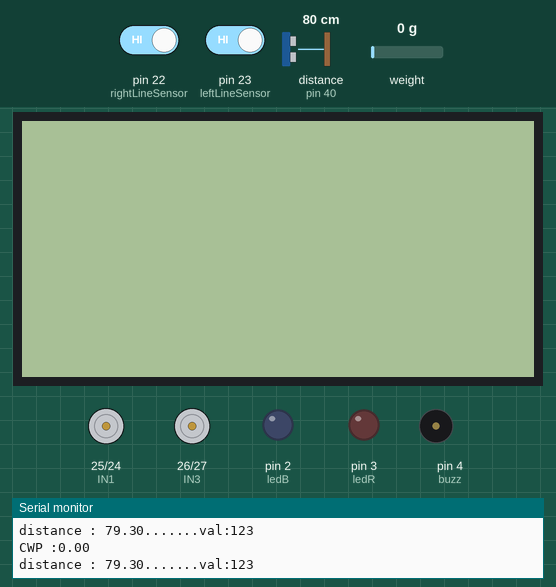
The sketch below on a simulated Arduino Mega 2560, built with avr-gcc and run on an emulated ATmega2560. On the bench: 128×64 one-colour display, motor-driver pin pairs drawn as motors (green arrow = first pin HIGH = forward, orange = second pin HIGH = backward, longer = more drive, scaled by the enable pin), output pins drawn as LEDs (lit = HIGH), buzzer (waves = sounding, pin HIGH), the last lines printed to the serial monitor. Wiring (inferred from the names in the program): ultrasonic range finder: trigger pin 42; echo pin 40. The test bench sets the inputs (shaded band); at power-on: distance to the obstacle (sensor on pin 40) 80 cm, pin 22 (rightLineSensor) HIGH, pin 23 (leftLineSensor) HIGH, weight on the scale 0 g. The echo pulse lasts 58.3 µs per cm; pins used as bus, display or sensor lines are not drawn.

Above: at 3.3 s.
3.4 s: distance to the obstacle (sensor on pin 40) set to 12 cm
4.9 s: distance to the obstacle (sensor on pin 40) set to 9 cm
At 5.6 s:
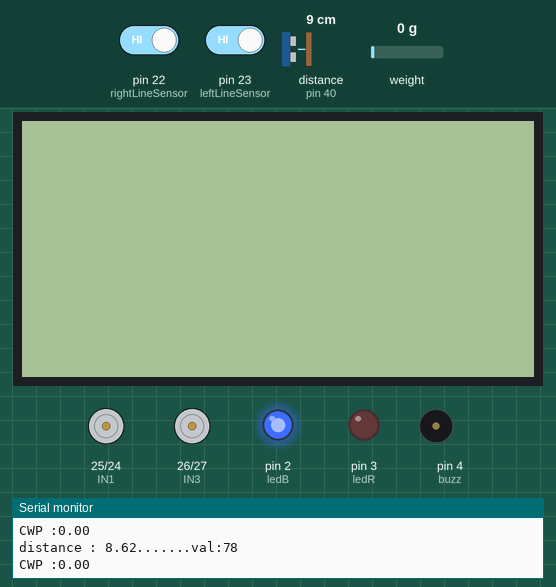
6.6 s: pin 22 (rightLineSensor) driven LOW
At 7.6 s:
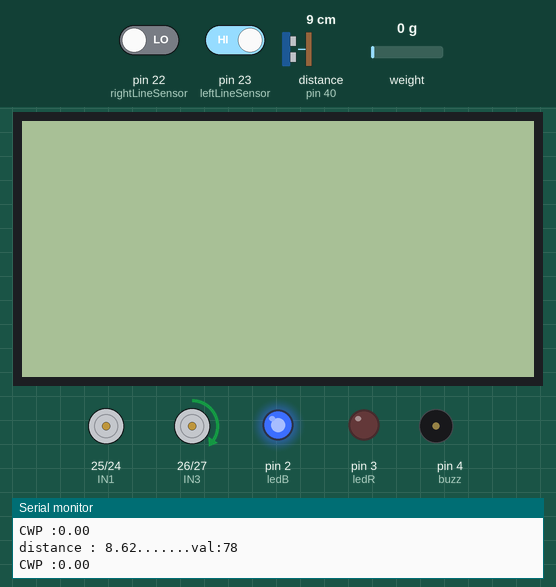
8.2 s: pin 23 (leftLineSensor) driven LOW
At 9.5 s:
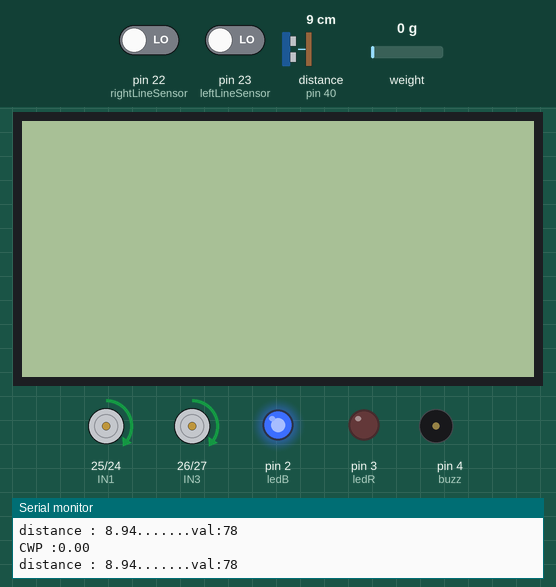
9.8 s: pin 22 (rightLineSensor) driven HIGH
At 10.4 s:
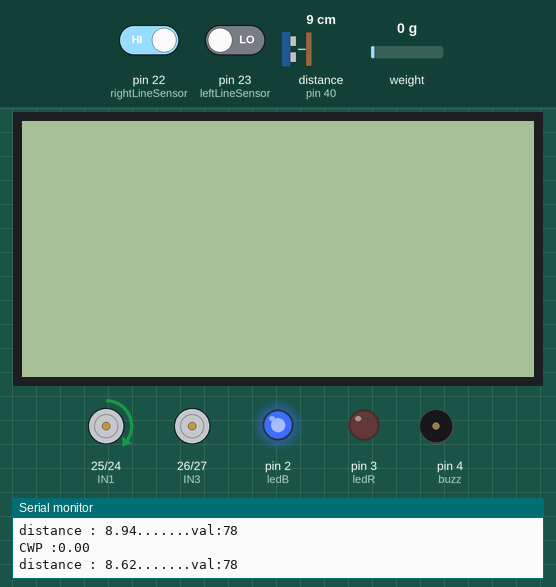
11.5 s: distance to the obstacle (sensor on pin 40) set to 120 cm
At 12.7 s:
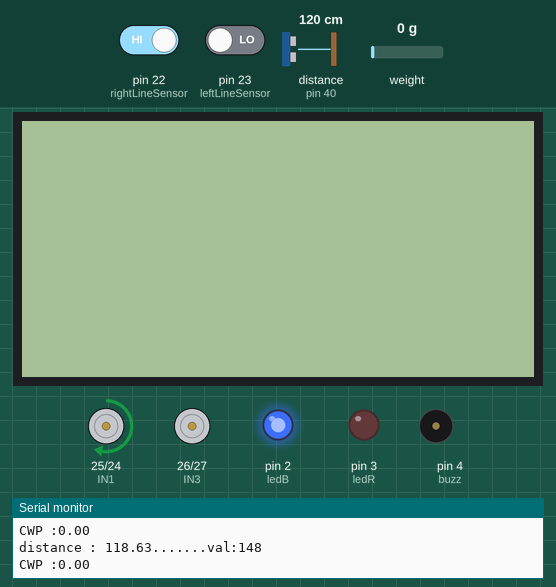
Timing chart, 0 to 14.1 s (numbered marks = the images above; inputs shaded):
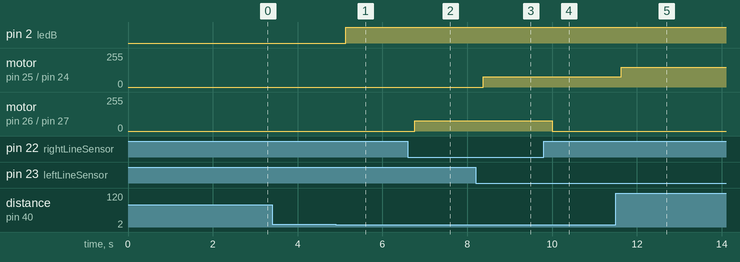

Measured:
- the behaviour switches between 11 and 10 cm on distance to the obstacle (sensor on pin 40) (found by bisection; images 0 and 1)
- after the input at 4.9 s, pin 2 (ledB): LOW → HIGH after 0.24 s
- after the input at 6.6 s, motor on pin 26 (IN3) / pin 27 (IN4): stopped → forward 78/255 after 0.16 s
- after the input at 8.2 s, motor on pin 25 (IN1) / pin 24 (IN2): stopped → forward 78/255 after 0.18 s
- after the input at 9.8 s, motor on pin 26 (IN3) / pin 27 (IN4): forward 78/255 → stopped after 0.20 s
- after the input at 11.5 s, motor on pin 25 (IN1) / pin 24 (IN2): forward 78/255 → forward 148/255 after 0.13 s

The sketch:

Capstone_Final_1201_Motor.ino
```cpp
#include <U8g2lib.h>
#include <U8x8lib.h>
#include "HX711.h"

#include <Arduino.h>
#include <U8g2lib.h>

#ifdef U8X8_HAVE_HW_SPI
#include <SPI.h>
#endif
#ifdef U8X8_HAVE_HW_I2C
#include <Wire.h>
#endif // Library

#define ENL 7
#define ENR 5
#define IN1 25

#define IN2 24
#define IN3 26

#define IN4 27

#define trig    42 //TRIG 핀 설정 (초음파 보내는 핀)
#define echo    40 //ECHO 핀 설정 (초음파 받는 핀)

#define ledB    2
#define ledR    3
#define buzz    4

int leftLineSensor =  23;

int rightLineSensor = 22;

int val = 0;

int a =0 ;
int b =0 ;


/* Arduino pin 2 -> HX711 CLK
 3 -> DOUT
 5V -> VCC
 GND -> GND*/

const int LOADCELL_DOUT_PIN = 11;
const int LOADCELL_SCK_PIN = 12;

HX711 scale;

float calibration_factor = -8500; //-7050 worked for my 440lb max scale setup

char CW [5];

U8G2_ST7920_128X64_1_HW_SPI u8g2(U8G2_R0, /* CS=*/ 10, /* reset=*/ 8);


float CW1 = 0;
float CWP = 0 ;

void forward() {      // Go

      digitalWrite(IN1, HIGH);

      digitalWrite(IN2, LOW);

      digitalWrite(IN3, HIGH);

      digitalWrite(IN4, LOW);

      analogWrite(ENL, val);

      analogWrite(ENR, val);}


void back() {         // Back

      digitalWrite(IN1, LOW);

      digitalWrite(IN2, HIGH);

      digitalWrite(IN3, LOW);

      digitalWrite(IN4, HIGH);

      analogWrite(ENL, val);

      analogWrite(ENR, val);
      }


void left() {         // Left

      digitalWrite(IN1, HIGH);

      digitalWrite(IN2, LOW);

      digitalWrite(IN3, LOW);

      digitalWrite(IN4, LOW);

      analogWrite(ENL, val);

      analogWrite(ENR, 0);}


void right() {      // Right

      digitalWrite(IN1, LOW);

      digitalWrite(IN2, LOW);

      digitalWrite(IN3, HIGH);

      digitalWrite(IN4, LOW);

      analogWrite(ENL, 0);

      analogWrite(ENR, val);}


void stop() {       // 정지 : 2개의 모터 모두 회전 멈춤

      digitalWrite(IN1, LOW);

      digitalWrite(IN2, LOW);

      digitalWrite(IN3, LOW);

      digitalWrite(IN4, LOW);

      analogWrite(ENL, 0);

      analogWrite(ENR, 0);}


void setup( )  {
  Serial.begin(9600);
  pinMode(IN1, OUTPUT);     // A 모터 1

  pinMode(IN2, OUTPUT);     // A 모터 2

  pinMode(IN3, OUTPUT);     // B 모터 1

  pinMode(IN4, OUTPUT);     // B 모터 2

  pinMode(leftLineSensor, INPUT);

  pinMode(rightLineSensor, INPUT);

  pinMode(trig,OUTPUT);

  pinMode(echo,INPUT);
  pinMode(ENL,OUTPUT);

  pinMode(ENR,OUTPUT);

  pinMode(ledB,OUTPUT);
  pinMode(ledR,OUTPUT);
  pinMode(buzz,OUTPUT);


  scale.begin(LOADCELL_DOUT_PIN, LOADCELL_SCK_PIN);scale.begin(LOADCELL_DOUT_PIN, LOADCELL_SCK_PIN);
  Serial.println("HX711 calibration sketch");
  Serial.println("Remove all weight from scale");
  Serial.println("After readings begin, place known weight on scale");
  Serial.println("Press + or a to increase calibration factor");
  Serial.println("Press - or z to decrease calibration factor");

  scale.set_scale();
  scale.tare(); //Reset the scale to 0

  long zero_factor = scale.read_average(); //Get a baseline reading
  Serial.print("Zero factor: "); //This can be used to remove the need to tare the scale. Useful in permanent scale projects.
  Serial.println(zero_factor);


  u8g2.begin();
  u8g2.enableUTF8Print();
  u8g2.setFont(u8g2_font_helvB10_tf);
  u8g2.setColorIndex(1);

}


void loop( ) {
  /*long duration, distance;
  digitalWrite(trigPin, LOW);
  delayMicroseconds(2);
  digitalWrite(trigPin, HIGH);
  delayMicroseconds(10);
  digitalWrite(trigPin, LOW);
  duration = pulseIn(echoPin, HIGH);
  distance = duration*17/1000;*/
/*
  digitalWrite(trig, LOW);
  digitalWrite(echo, LOW);
  delayMicroseconds(2);
  digitalWrite(trig, HIGH);
  delayMicroseconds(10);
  digitalWrite(trig, LOW);

  unsigned long duration = pulseIn(echo, HIGH);

  float distance = duration / 29.0 / 2.0;*/

  float duration, distance;
  //초음파 발사 trig
  digitalWrite(trig, HIGH);
  //delay();
  digitalWrite(trig, LOW);

  //초음파가 사물 맞고 돌아온 시간 저장
  duration = pulseIn(echo, HIGH);

  //시간을 거리로 cm단위 환산
  distance = ((float)(duration * 340) / 10000) / 2;

  //시리얼 모니터에 거리 출력
  Serial.print("distance : ");
  Serial.print(distance);
  //Serial.println("cm");


  val = map (distance, 2, 200,75, 200);


  a=digitalRead(23);
  b=digitalRead(22);

 /*
  Serial.print("sensor L : ");
  Serial.print(a);
  Serial.print(".......");
  Serial.print("sensor R :");
  Serial.println(b);
  Serial.print("distance:");
  Serial.println(distance);
  */Serial.print(".......");
  Serial.print("val:");
  Serial.println(val);

 CWP = scale.get_units()*0.453592, 3 ;
  float abs1 = abs (CWP);
  char result[8]; // Buffer big enough for 7-character float
  dtostrf(CWP, 6, 2, result); // Leave room for too large numbers!
  Serial.print("CWP :");
  Serial.println(abs1);
if (!digitalRead(leftLineSensor) && !digitalRead(rightLineSensor) && distance >5  && distance < 255 && abs1 <1) {

  forward();
  digitalWrite(ledB,HIGH);
  digitalWrite(ledR,LOW);
  digitalWrite(buzz,LOW);

 }


else if (!digitalRead(leftLineSensor) && digitalRead(rightLineSensor) && distance >5 && distance < 255 && abs1 <1) {

  left();
  digitalWrite(ledB,HIGH);
  digitalWrite(ledR,LOW);
  digitalWrite(buzz,LOW);

 }


else if (digitalRead(leftLineSensor) && !digitalRead(rightLineSensor)  && distance >5 && distance < 255 && abs1 <1) {

  right();
  digitalWrite(ledB,HIGH);
  digitalWrite(ledR,LOW);
  digitalWrite(buzz,LOW);
 }


else if (distance < 10 ) {

  stop();
  digitalWrite(ledB,HIGH);
  digitalWrite(ledR,LOW);
  digitalWrite(buzz,LOW);  }

else if (abs1 > 1 ) {

  stop();
  digitalWrite(ledB,LOW);
  digitalWrite(ledR,HIGH);
  digitalWrite(buzz,HIGH);

 }

  scale.set_scale(calibration_factor); //Adjust to this calibration factor

  //Serial.print("Reading: ");
  //Serial.println(scale.get_units()*0.453592, 3);
  //Serial.print(" kg"); //Change this to kg and re-adjust the calibration factor if you follow SI units like a sane person
  //Serial.print(" calibration_factor: ");
  //Serial.print(calibration_factor);
  //Serial.println();
  //Serial.print("CWValue :");
  CWP = scale.get_units()*0.453592, 3 ;
//  float abs1 = abs (CWP);
//  char result[8]; // Buffer big enough for 7-character float
//  dtostrf(CWP, 6, 2, result); // Leave room for too large numbers!

//  Serial.print("CWP :");
//  Serial.println(abs1);

  if(Serial.available())
  {
    char temp = Serial.read();
    if(temp == '+' || temp == 'a'){
      Serial.println("증가");
      calibration_factor += 10;
    }else if(temp == '-' || temp == 'z'){
      Serial.println("감소");
      calibration_factor -= 10;
    }

  }
/*
  u8g2.firstPage();
  do {
    draw();
  } while( u8g2.nextPage() );
*/


}
/*
void draw(){
  CWP = scale.get_units()*0.453592, 3 ;
  float abs1 = abs (CWP);
  char result[8]; // Buffer big enough for 7-character float
  dtostrf(CWP, 6, 2, result); // Leave room for too large numbers!

  Serial.print("CWP :");
  Serial.println(result);
  readWeight();
  //readHumidity();

  u8g2.drawFrame(0,0,128,31);
  u8g2.drawFrame(0,33,128,31);

  u8g2.drawStr( 15, 13, "ProperWeight");
  u8g2.drawStr( 35, 28, "2.5");
  //u8g2.drawUTF8(70, 28, DEGREE_SYMBOL);
  u8g2.drawUTF8(76, 28, "Kg");

  u8g2.drawStr(15,46, "Current Weight");
  u8g2.drawStr( 37, 61, result);
  u8g2.drawStr(75,61, "Kg");

  if (abs1 > 1)
  {
  u8g2.drawFrame(0,0,128,31);
  u8g2.drawFrame(0,33,128,31);

  u8g2.drawStr( 15, 13, "ProperWeight");
  u8g2.drawStr( 35, 28, "1.0");
  //u8g2.drawUTF8(70, 28, DEGREE_SYMBOL);
  u8g2.drawUTF8(76, 28, "Kg");

  u8g2.drawStr(15,46, "Warning !");
  u8g2.drawStr( 37, 61, result);
  u8g2.drawStr(75,61, "Kg");
  stop();
  digitalWrite(ledB,LOW);
  digitalWrite(ledR,HIGH);
  digitalWrite(buzz,HIGH);

   }

  else {
  u8g2.drawFrame(0,0,128,31);
  u8g2.drawFrame(0,33,128,31);

  u8g2.drawStr( 15, 13, "ProperWeight");
  u8g2.drawStr( 35, 28, "1.0");
  //u8g2.drawUTF8(70, 28, DEGREE_SYMBOL);
  u8g2.drawUTF8(76, 28, "Kg");

  u8g2.drawStr(15,46, "Current Weight");
  u8g2.drawStr( 37, 61, result);
  u8g2.drawStr(75,61, "Kg");
  }
}
*/
void readWeight()
{
  CWP = scale.get_units()*0.453592, 3 ;
  float abs1 = abs (CWP);
  char result[8]; // Buffer big enough for 7-character float
  dtostrf(CWP, 6, 2, result); // Leave room for too large numbers!

  //Serial.print("CWP :");
  //Serial.println(CWP);
}
```
